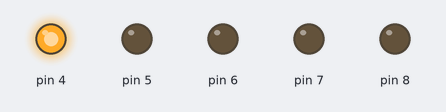
A sketch run on a simulated Arduino Uno, built with avr-gcc and run on an emulated ATmega328P. On the bench: output pins drawn as LEDs (lit = HIGH).

Above: at 0.03 s.
At 0.26 s:
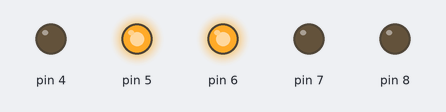
At 0.71 s:
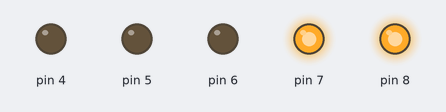
At 1.46 s:
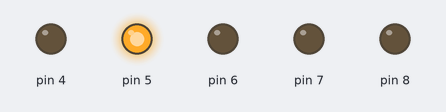
At 2.13 s:
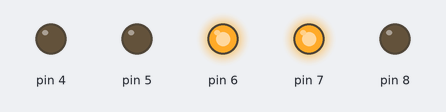
At 2.88 s:
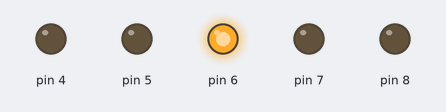
Timing chart, 0 to 3.2 s (numbered marks = the images above):
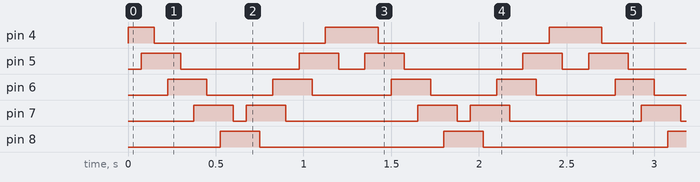

The sketch:

1.03.3_Oh_Frak_.ino
```cpp
// Unit 1 Digital Sandbox
// Tutorial 1.03 Multi-Blink

// Modify your Challenge 2 to give the effect of a smooth, fading, back and forth light like a Cylon scanner (or a Larson Scanner, or KITT from Knight Rider).
// Hint: This involves having more than one LED on at a time as they “move” left or right.

void setup()
{
  pinMode(4, OUTPUT);
  pinMode(5, OUTPUT);
  pinMode(6, OUTPUT);
  pinMode(7, OUTPUT);
  pinMode(8, OUTPUT);

}

void loop()
{
  digitalWrite(4, HIGH);
  delay (75);
  digitalWrite(5, HIGH);
  delay (75);
  digitalWrite(4, LOW);
  delay (75);
  digitalWrite(6, HIGH);
  delay (75);
  digitalWrite(5, LOW);
  delay (75);
  digitalWrite(7, HIGH);
  delay (75);
  digitalWrite(6, LOW);
  delay (75);
  digitalWrite(8, HIGH);
  delay (75);
  digitalWrite(7, LOW);
  delay (75);

  digitalWrite (7, HIGH);
  delay(75);
  digitalWrite(8, LOW);
  delay (75);
  digitalWrite (6, HIGH);
  delay(75);
  digitalWrite(7, LOW);
  delay (75);
  digitalWrite(5, HIGH);
  delay (75);
  digitalWrite(6, LOW);
  delay (75);
  digitalWrite(4, HIGH);
  delay (75);
  digitalWrite(5, LOW);
  delay (75);
}
```

Measured:
- by itself, pin 4: repeats every 1.3 s: LOW 0.98 s, HIGH 0.30 s
- by itself, pin 5: repeats every 1.3 s: LOW 0.68 s, HIGH 0.23 s, LOW 0.15 s, HIGH 0.23 s
- by itself, pin 6: alternates HIGH for 0.23 s and LOW for 0.41 s
- by itself, pin 7: repeats every 1.3 s: LOW 0.08 s, HIGH 0.23 s, LOW 0.75 s, HIGH 0.23 s
- by itself, pin 8: alternates HIGH for 0.23 s and LOW for 1.1 s
